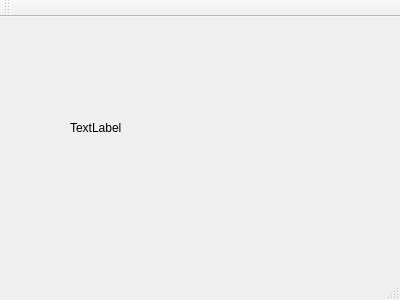
<?xml version="1.0" encoding="UTF-8"?>
<ui version="4.0">
 <class>MainWindow</class>
 <widget class="QMainWindow" name="MainWindow">
  <property name="geometry">
   <rect>
    <x>0</x>
    <y>0</y>
    <width>400</width>
    <height>300</height>
   </rect>
  </property>
  <property name="windowTitle">
   <string>MainWindow</string>
  </property>
  <widget class="QWidget" name="centralWidget">
   <widget class="QLabel" name="label_num">
    <property name="geometry">
     <rect>
      <x>70</x>
      <y>60</y>
      <width>231</width>
      <height>101</height>
     </rect>
    </property>
    <property name="text">
     <string>TextLabel</string>
    </property>
   </widget>
  </widget>
  <widget class="QMenuBar" name="menuBar">
   <property name="geometry">
    <rect>
     <x>0</x>
     <y>0</y>
     <width>400</width>
     <height>26</height>
    </rect>
   </property>
  </widget>
  <widget class="QToolBar" name="mainToolBar">
   <attribute name="toolBarArea">
    <enum>TopToolBarArea</enum>
   </attribute>
   <attribute name="toolBarBreak">
    <bool>false</bool>
   </attribute>
  </widget>
  <widget class="QStatusBar" name="statusBar"/>
 </widget>
 <layoutdefault spacing="6" margin="11"/>
 <resources/>
 <connections/>
</ui>
